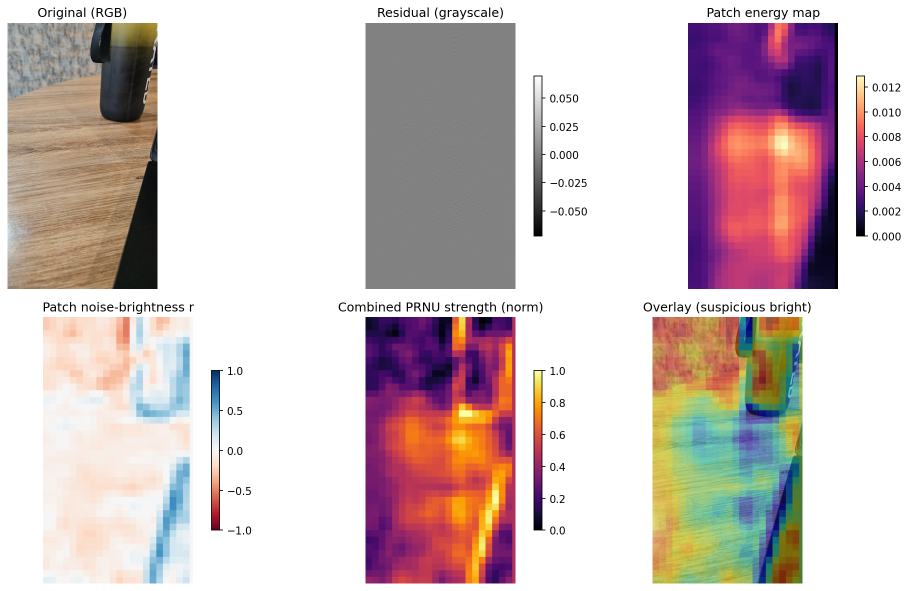
#> input picture analysis_out/analysis_overlay.png, 1818 x 1182 px (shown at 1/2 size)
$ python prnu_patch_debugger.py ../analysis_out/analysis_overlay.png
#> lines starting #> are read from the running program, lines starting #| are printed output that depends on the picture
### prnu_utils.py
"""
prnu_utils.py
First step: extract noise residual from images and compute simple PRNU cues.

Functions:
- load_image(path, as_gray=False)
- denoise_image(img, method='wavelet')
- extract_residual(img, denoised)
- residual_energy(residual) -> scalar
- noise_brightness_correlation(img, residual) -> scalar (pearson r)
- extract_patches(img, patch_size=128, stride=64)
- visualize_results(img, denoised, residual, show_fft=True)
- simple_pce(reference_residual, test_residual) -> correlation peak metric (optional)
"""

import numpy as np
import cv2
from skimage import img_as_float32
from skimage.restoration import denoise_wavelet
from scipy import fftpack, stats, signal
import matplotlib.pyplot as plt
from tqdm import tqdm


def load_image(path, as_gray=False):
    img_bgr = cv2.imread(path, cv2.IMREAD_GRAYSCALE if as_gray else cv2.IMREAD_COLOR)
    if img_bgr is None:
        raise FileNotFoundError(f"Cannot read image: {path}")
    if not as_gray:
        img_rgb = cv2.cvtColor(img_bgr, cv2.COLOR_BGR2RGB)
        return img_as_float32(img_rgb)
    else:
        return img_as_float32(img_bgr)


def denoise_image(img, method='wavelet'):
    """
    Denoise image. Returns denoised image same dtype float32 range [0,1]
    Methods supported: 'wavelet', 'nl_means'
    """
    if img.ndim == 3:
        # process each channel separately
        den = np.zeros_like(img)
        for c in range(3):
            channel = img[..., c]
            if method == 'wavelet':
                den[..., c] = denoise_wavelet(channel, method='BayesShrink', mode='soft',
                                             rescale_sigma=True, channel_axis=-1)
            else:
                # convert to 8-bit temporarily for cv2 fastNlMeansDenoising
                ch8 = np.clip(channel * 255.0, 0, 255).astype(np.uint8)
                den8 = cv2.fastNlMeansDenoising(ch8, h=10)
                den[..., c] = den8.astype(np.float32) / 255.0
        return den
    else:
        if method == 'wavelet':
            return denoise_wavelet(img, method='BayesShrink', mode='soft', rescale_sigma=True, channel_axis=-1)
        else:
            ch8 = np.clip(img * 255.0, 0, 255).astype(np.uint8)
            den8 = cv2.fastNlMeansDenoising(ch8, h=10)
            return den8.astype(np.float32) / 255.0


def extract_residual(img, denoised):
    """
    residual = original - denoised
    We also apply a mild high-pass to emphasize PRNU
    """
    residual = img - denoised
    # convert to grayscale residual magnitude if color
    if residual.ndim == 3:
        # average channels for residual analysis
        residual_gray = residual.mean(axis=2)
    else:
        residual_gray = residual
    # apply small high-pass (laplacian-ish) to emphasize sensor noise
    hp = cv2.GaussianBlur(residual_gray, (0, 0), sigmaX=1.0)
    residual_hp = residual_gray - hp
    return residual_hp


def residual_energy(residual):
    """Return energy / std of residual (higher for images with PRNU)"""
    return float(np.std(residual))


# [95 lines left out: functions noise_brightness_correlation, extract_patches, visualize_results, simple_pce, not called in this run]

### tools/prnu_patch_debugger.py
# tools/prnu_patch_debugger.py
"""
Patch-based PRNU debugger that re-uses functions from prnu_utils.py.

Usage (from project root):
    python -m tools.prnu_patch_debugger /path/to/image.png --out analysis_out --patch 64 --stride 32 --top 12

This script is safe to add — it does not modify your main files.
"""

import os
import sys
import argparse
import numpy as np
import cv2
from matplotlib import pyplot as plt, cm

# Ensure project root is in path so we can import prnu_utils (works when run as module)
ROOT = os.path.dirname(os.path.dirname(os.path.abspath(__file__)))
if ROOT not in sys.path:
    sys.path.insert(0, ROOT)

# Import your existing utilities (must exist in project root)
try:
    from prnu_utils import denoise_image, extract_residual, load_image  # use your functions
except Exception:
    # fallback: implement minimal loader/denoiser if import fails (shouldn't normally be needed)
    from skimage.restoration import denoise_wavelet
    def load_image(path):
        bgr = cv2.imread(path, cv2.IMREAD_COLOR)
        if bgr is None:
            raise FileNotFoundError(path)
        rgb = cv2.cvtColor(bgr, cv2.COLOR_BGR2RGB)
        return rgb.astype(np.float32) / 255.0
    def denoise_image(img, method='wavelet'):
        den = np.zeros_like(img)
        for c in range(img.shape[2]):
            den[..., c] = denoise_wavelet(img[..., c], method='BayesShrink', mode='soft',
                                          rescale_sigma=True, channel_axis=None)
        return den
    def extract_residual(img, den):
        residual = img - den
        residual_gray = residual.mean(axis=2)
        hp = cv2.GaussianBlur(residual_gray, (0,0), sigmaX=1.0)
        return residual_gray - hp

from scipy import stats

def local_noise_brightness_corr(patch_img_gray, patch_residual):
    flat_b = patch_img_gray.ravel()
    flat_r = np.abs(patch_residual).ravel()
    if flat_r.size < 2 or np.allclose(flat_r, flat_r[0]) or np.allclose(flat_b, flat_b[0]):
        return 0.0
    r, _ = stats.pearsonr(flat_b, flat_r)
    return float(r)

def compute_patch_features(img, residual, patch_size=64, stride=32):
    H, W = residual.shape
    img_gray = 0.2989 * img[...,0] + 0.5870 * img[...,1] + 0.1140 * img[...,2]
    coords = []
    energies = []
    rs = []
    ys = list(range(0, H - patch_size + 1, stride))
    xs = list(range(0, W - patch_size + 1, stride))
    for y in ys:
        for x in xs:
            rp = residual[y:y+patch_size, x:x+patch_size]
            bp = img_gray[y:y+patch_size, x:x+patch_size]
            energy = float(np.std(rp))
            r = local_noise_brightness_corr(bp, rp)
            coords.append((y,x))
            energies.append(energy)
            rs.append(r)
    return np.array(coords), np.array(energies), np.array(rs), (ys, xs)

def build_dense_map(coords, values, image_shape, patch_size=64):
    H, W = image_shape[:2]
    accum = np.zeros((H,W), dtype=np.float32)
    count = np.zeros((H,W), dtype=np.float32)
    for val, (y,x) in zip(values, coords):
        accum[y:y+patch_size, x:x+patch_size] += float(val)
        count[y:y+patch_size, x:x+patch_size] += 1.0
    count = np.maximum(count, 1.0)
    return accum / count

def save_top_patches(img, coords, energies, rs, top_n, patch_size, out_dir, prefix="susp"):
    e_z = (energies - energies.mean()) / (energies.std() + 1e-12)
    r_z = (rs - rs.mean()) / (rs.std() + 1e-12)
    # suspicion score: lower zscore of energy and lower zscore of r -> suspicious
    score = (-e_z) + (-r_z)
    idx_sorted = np.argsort(-score)  # descending (most suspicious first)
    os.makedirs(out_dir, exist_ok=True)
    saved = []
    for rank, idx in enumerate(idx_sorted[:top_n]):
        y,x = coords[idx]
        crop = (img[y:y+patch_size, x:x+patch_size, :] * 255.0).astype(np.uint8)
        fname = os.path.join(out_dir, f"{prefix}_{rank:02d}_y{y}_x{x}_e{energies[idx]:.6f}_r{rs[idx]:.3f}.png")
        cv2.imwrite(fname, cv2.cvtColor(crop, cv2.COLOR_RGB2BGR))
        saved.append(fname)
    return saved

def visualize_and_save(img, residual, energy_map, r_map, comb_norm, overlay, out_dir):
    os.makedirs(out_dir, exist_ok=True)
    plt.figure(figsize=(14,8))
    plt.subplot(2,3,1); plt.title("Original (RGB)"); plt.imshow(img); plt.axis('off')
    plt.subplot(2,3,2); plt.title("Residual (grayscale)"); plt.imshow(residual, cmap='gray'); plt.colorbar(shrink=0.6); plt.axis('off')
    plt.subplot(2,3,3); plt.title("Patch energy map"); plt.imshow(energy_map, cmap='magma'); plt.colorbar(shrink=0.6); plt.axis('off')
    plt.subplot(2,3,4); plt.title("Patch noise-brightness r"); plt.imshow(r_map, cmap='RdBu', vmin=-1.0, vmax=1.0); plt.colorbar(shrink=0.6); plt.axis('off')
    plt.subplot(2,3,5); plt.title("Combined PRNU strength (norm)"); plt.imshow(comb_norm, cmap='inferno'); plt.colorbar(shrink=0.6); plt.axis('off')
    plt.subplot(2,3,6); plt.title("Overlay (suspicious bright)"); plt.imshow(img); plt.imshow(overlay, alpha=0.45); plt.axis('off')
    plt.tight_layout()
    out_png = os.path.join(out_dir, "analysis_overlay.png")
    plt.savefig(out_png, dpi=150, bbox_inches='tight')
    plt.close()
    return out_png

def run_analysis(image_path: str, outdir: str, patch: int=64, stride: int=32, top: int=12, denoise_method='wavelet'):
    img = load_image(image_path)
#> in load_image, img_bgr is the input picture: shape (1182, 1818, 3); mean B, G, R 193.5, 193.3, 208.8
    den = denoise_image(img, method=denoise_method)
#> after the loop in denoise_image, `for c in range(3):`: den: shape (1182, 1818, 3) float32; 24.42% of the values are NaN or infinite; the others: min -0.000276, max 1.09, mean 0.709
    res = extract_residual(img, den)
#> in extract_residual, `residual = img - denoised`: residual: shape (1182, 1818, 3) float32; 24.42% of the values are NaN or infinite; the others: min -0.986, max 0.78, mean -1.35e-07
    coords, energies, rs, _ = compute_patch_features(img, res, patch_size=patch, stride=stride)
#> in compute_patch_features, `img_gray = 0.2989 * img[...,0] + 0.5870 * img[...,1] + 0.1140 * img[....`:
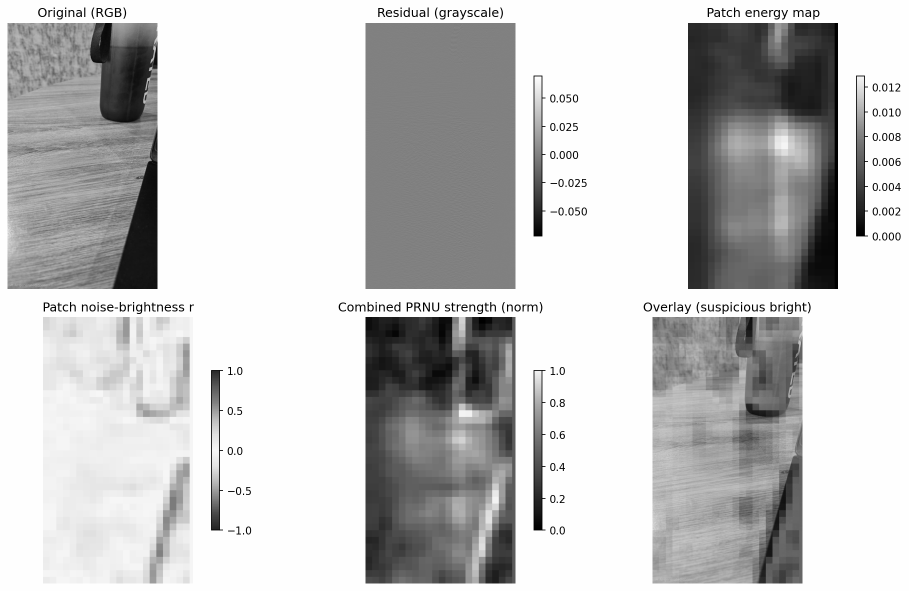
#> img_gray: shape (1182, 1818) float32 (shown at 1/2 size); min 0, max 1, mean 0.776
#> after the loop in compute_patch_features, `for y in ys:`: bp: shape (64, 64) float32; every value is 1
#> after the loop in compute_patch_features, `for y in ys:`: rp: shape (64, 64) float32; 79.69% of the values are NaN or infinite; the others: min 0, max 0, mean 0
    energy_map = build_dense_map(coords, energies, img.shape, patch_size=patch)
#> the loop in build_dense_map, `for val, (y,x) in zip(values, coords):` made 1925 passes
#> (val, y, x) on passes 1 to 3: (nan, 0, 0), (0.00849, 0, 32), (0.00968, 0, 64)
#> after the loop in build_dense_map, `for val, (y,x) in zip(values, coords):`:
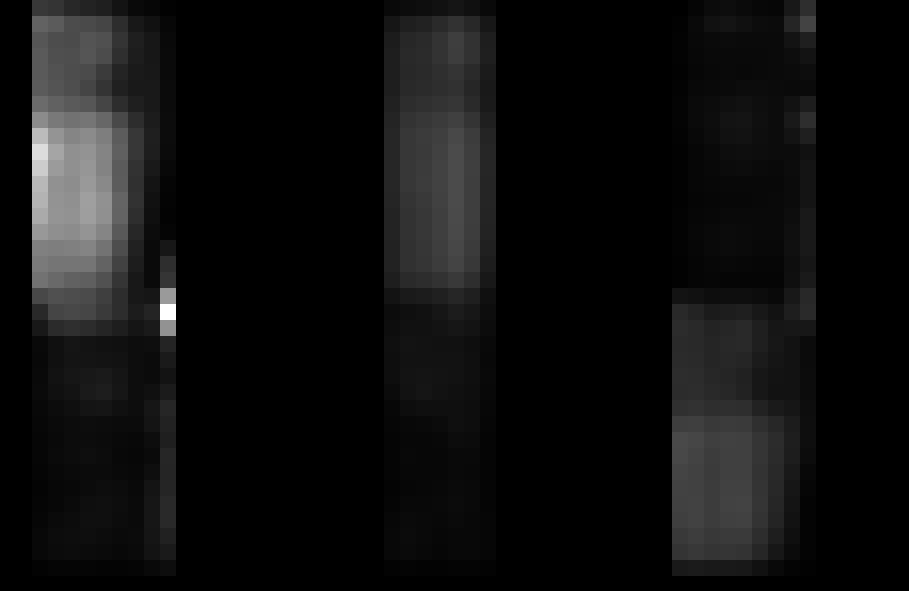
#> accum: shape (1182, 1818) float32 (shown at 1/2 size); 53.18% of the values are NaN or infinite; the others: min 0, max 0.0818, mean 0.0105; drawn with min black, max white, NaN and infinite black
#> in build_dense_map, `count = np.maximum(count, 1.0)`:
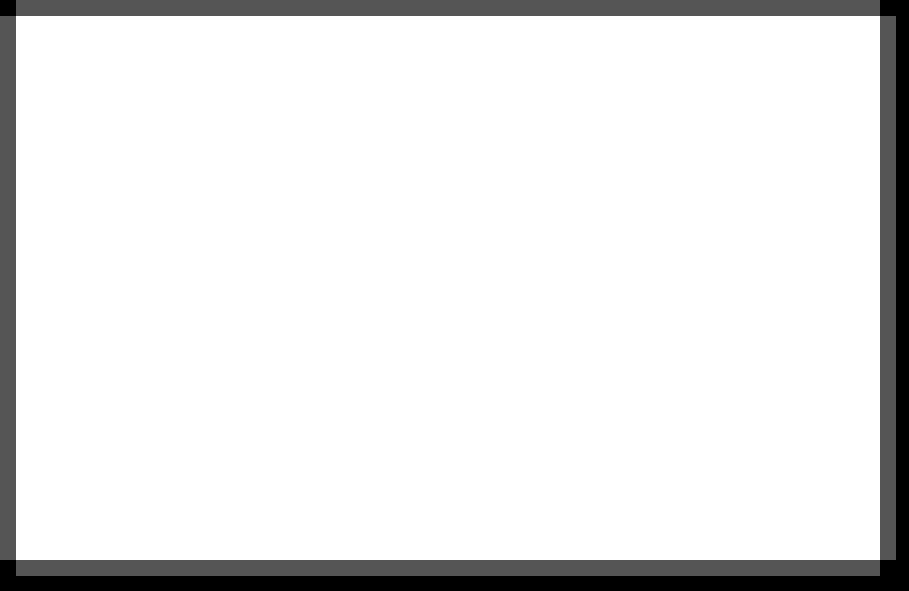
#> count: shape (1182, 1818) float32 (shown at 1/2 size); min 1, max 4, mean 3.71; drawn with min black and max white
    r_map = build_dense_map(coords, rs, img.shape, patch_size=patch)
#> call 2 of build_dense_map, with coords = array of shape (1925, 2), values = array of shape (1925,), image_shape = (1182, 1818, 3), patch_size = 64
#> the loop in build_dense_map (call 2), `for val, (y,x) in zip(values, coords):` made 1925 passes
#> (val, y, x) on passes 1 to 3: (nan, 0, 0), (-0.419, 0, 32), (-0.318, 0, 64)
#> after the loop in build_dense_map (call 2), `for val, (y,x) in zip(values, coords):`:
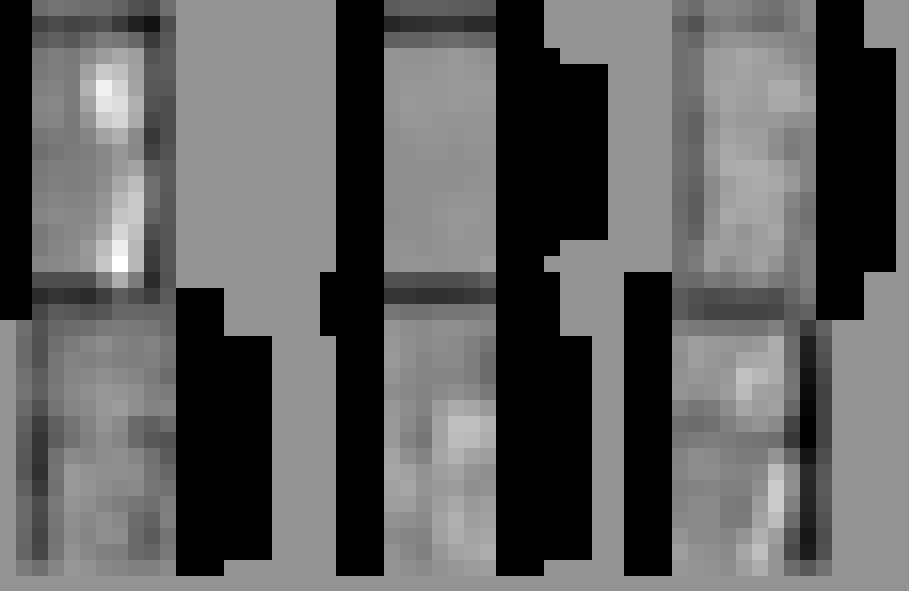
#> accum: shape (1182, 1818) float32 (shown at 1/2 size); 28.26% of the values are NaN or infinite; the others: min -2.87, max 2.1, mean -0.235; drawn with min black, max white, NaN and infinite black
    # combine zscores into patch-level value and build dense map
    e_z = (energies - energies.mean()) / (energies.std() + 1e-12)
    r_z = (rs - rs.mean()) / (rs.std() + 1e-12)
    comb_patch = 0.5 * e_z + 0.5 * r_z
    comb_dense = build_dense_map(coords, comb_patch, img.shape, patch_size=patch)
    mn, mx = comb_dense.min(), comb_dense.max()
    comb_norm = (comb_dense - mn) / (mx - mn + 1e-12)
#> comb_norm: shape (1182, 1818) float32; every value is NaN or infinite
    overlay = cm.jet(1.0 - comb_norm)
#> overlay: shape (1182, 1818, 4) float64; every value is 0
    saved = save_top_patches(img, coords, energies, rs, top, patch, outdir, prefix="susp")
#> the loop in save_top_patches, `for rank, idx in enumerate(idx_sorted[:top_n]):` made 12 passes
#> idx on passes 1 to 12: 1278, 1293, 1292, 1291, 1290, 1289, 1288, 1287, 1286, 1285, 1284, 1283
#> pass 1, in save_top_patches, `cv2.imwrite(fname, cv2.cvtColor(crop, cv2.COLOR_RGB2BGR))`:
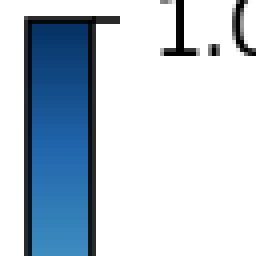
#> saved as susp_00_y736_x416_enan_rnan.png: shape (64, 64, 3) (shown 4 times larger); mean B, G, R 215.4, 203.2, 190.1
#> pass 2, in save_top_patches, `cv2.imwrite(fname, cv2.cvtColor(crop, cv2.COLOR_RGB2BGR))`:
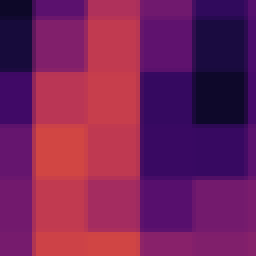
#> saved as susp_01_y736_x896_e0.001427_r-0.095.png: shape (64, 64, 3) (shown 4 times larger); mean B, G, R 89.6, 31.7, 118.3
#> after the loop in save_top_patches, `for rank, idx in enumerate(idx_sorted[:top_n]):`: crop: shape (64, 64, 3); every value is 255
    vis = visualize_and_save(img, res, energy_map, r_map, comb_norm, overlay, outdir)
#> in visualize_and_save, `plt.savefig(out_png, dpi=150, bbox_inches='tight')`:
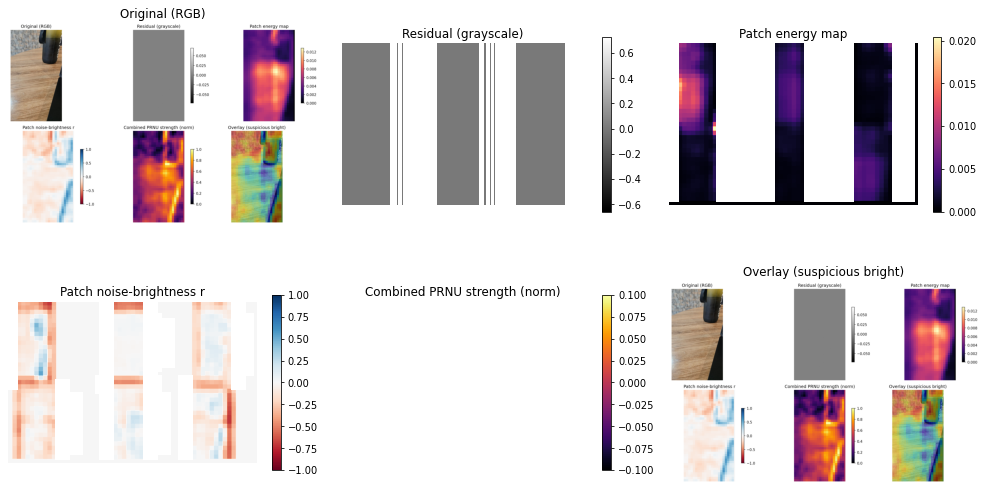
#> figure drawn by matplotlib, 10 panels
    stats = {
        "patch": patch, "stride": stride, "num_patches": len(coords),
        "energy_mean": float(energies.mean()), "energy_std": float(energies.std()),
        "r_mean": float(rs.mean()), "r_min": float(rs.min()), "r_max": float(rs.max())
    }
    return {"saved": saved, "overlay": vis, "stats": stats}

if __name__ == "__main__":
    p = argparse.ArgumentParser()
    p.add_argument("image", help="path to image")
    p.add_argument("--out", default="analysis_out", help="output folder")
    p.add_argument("--patch", type=int, default=64, help="patch size")
    p.add_argument("--stride", type=int, default=32, help="stride")
    p.add_argument("--top", type=int, default=12, help="top suspicious patches to save")
    p.add_argument("--denoise", choices=('wavelet','nl_means'), default='wavelet')
    args = p.parse_args()
    os.makedirs(args.out, exist_ok=True)
    result = run_analysis(args.image, args.out, patch=args.patch, stride=args.stride, top=args.top, denoise_method=args.denoise)
    print("Saved patches:", result["saved"])
#> (printed output is left out)
    print("Overlay image:", result["overlay"])
#| Overlay image: analysis_out/analysis_overlay.png
    print("Stats:", result["stats"])
#| Stats: {'patch': 64, 'stride': 32, 'num_patches': 1925, 'energy_mean': nan, 'energy_std': nan, 'r_mean': nan, 'r_min': nan, 'r_max': nan}
